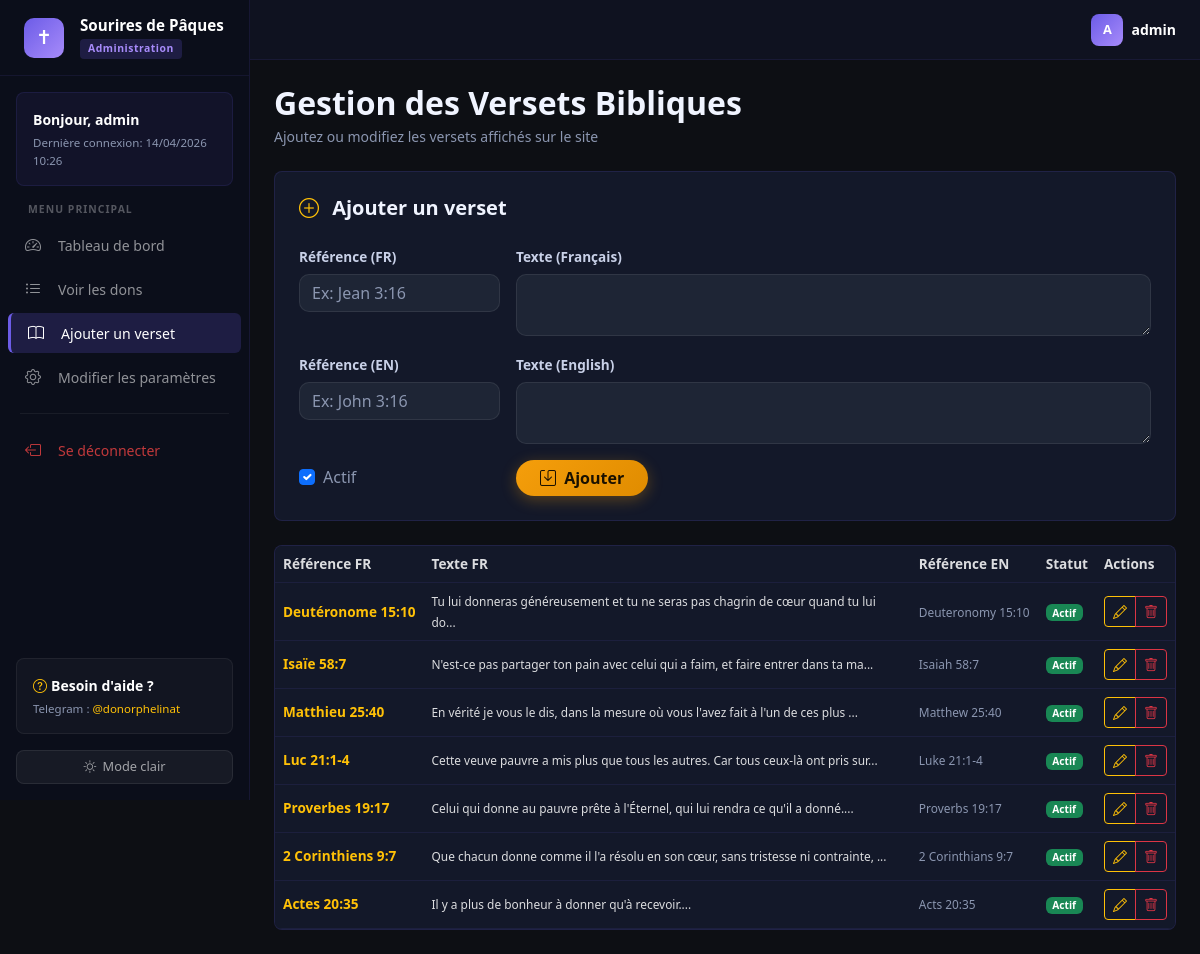
The app's page /administration/adminpanel.php?page=versets (signed in) with its own data.
### tables this page shows
CREATE TABLE versets (
    id INTEGER PRIMARY KEY AUTOINCREMENT,
    reference_fr TEXT NOT NULL,
    texte_fr TEXT NOT NULL,
    reference_en TEXT NOT NULL,
    texte_en TEXT NOT NULL,
    actif INTEGER DEFAULT 1,
    created_at DATETIME DEFAULT (datetime('now'))
);

### controllers/AdminController.php (called while the page is built, shortened)
<?php
require_once __DIR__ . '/../models/Verset.php';
class AdminController {
    private Verset $versetModel;
    public function __construct() {
        $this->versetModel    = new Verset();
    }
    public function versets(): void {
        $adminBase = defined('ADMIN_BASE_URL') ? ADMIN_BASE_URL : 'adminpanel.php';
        $versets = $this->versetModel->tous();
        $edition = isset($_GET['edit']) ? $this->versetModel->trouverParId((int)$_GET['edit']) : null;
        require __DIR__ . '/../views/admin/versets.php';
    }
}

### config/database.php (called while the page is built, shortened)
<?php
class Database {
    private static $instance = null;
    private $pdo;
    private function __construct() {
        try {
            if (DB_TYPE === 'mysql') {
                $dsn = "mysql:host=" . DB_HOST . ";dbname=" . DB_NAME . ";charset=utf8mb4";
                $this->pdo = new PDO($dsn, DB_USER, DB_PASS, [
                    PDO::ATTR_ERRMODE            => PDO::ERRMODE_EXCEPTION,
                    PDO::ATTR_DEFAULT_FETCH_MODE => PDO::FETCH_ASSOC,
                    PDO::MYSQL_ATTR_INIT_COMMAND => "SET NAMES utf8mb4 COLLATE utf8mb4_unicode_ci",
                ]);
            } else {
                $this->pdo = new PDO('sqlite:' . DB_SQLITE_PATH, null, null, [
                    PDO::ATTR_ERRMODE            => PDO::ERRMODE_EXCEPTION,
                    PDO::ATTR_DEFAULT_FETCH_MODE => PDO::FETCH_ASSOC,
                ]);
                $this->pdo->exec("PRAGMA foreign_keys = ON");
                $this->pdo->exec("PRAGMA journal_mode = WAL");
            }
        } catch (PDOException $e) {
            die('<h3 style="font-family:sans-serif;color:#c00;padding:2rem;">
                Erreur de connexion à la base de données.<br>
                <small>Vérifiez les paramètres dans config/database.php</small>
            </h3>');
        }
    }
    public static function getInstance(): self {
        if (self::$instance === null) {
            self::$instance = new self();
        }
        return self::$instance;
    }
    public function getPDO(): PDO {
        return $this->pdo;
    }
}

### models/Verset.php (called while the page is built, shortened)
<?php
require_once __DIR__ . '/../config/database.php';
class Verset {
    private PDO $pdo;
    public function __construct() {
        $this->pdo = Database::getInstance()->getPDO();
    }
    public function tous(): array {
        return $this->pdo->query("SELECT * FROM versets ORDER BY id DESC")->fetchAll();
    }
}

### views/admin/versets.php (the view, shortened to what this page needs)
<?php
$adminBase = $adminBase ?? 'adminpanel.php';
?>
<!DOCTYPE html>
<html lang="fr" data-theme="dark">
<head>
    <link rel="stylesheet" href="https://cdn.jsdelivr.net/npm/bootstrap@5.3.2/dist/css/bootstrap.min.css">
    <link rel="stylesheet" href="https://cdn.jsdelivr.net/npm/bootstrap-icons@1.11.3/font/bootstrap-icons.min.css">
    <link rel="stylesheet" href="../assets/css/style.css">
</head>
<body>
<div class="admin-layout d-flex min-vh-100">
    <?php require __DIR__ . '/sidebar.php'; ?>
    <div class="d-flex flex-column flex-grow-1">
        <header class="admin-topbar d-flex align-items-center justify-content-end px-4">
            <div class="d-flex align-items-center gap-2">
                <div class="admin-avatar-sm"><?= strtoupper(substr($_SESSION['admin_username'] ?? 'A', 0, 1)) ?></div>
                <span class="text-white small fw-semibold"><?= htmlspecialchars($_SESSION['admin_username'] ?? 'Administrateur') ?></span>
            </div>
        </header>
        <main class="admin-main flex-grow-1 p-4">
            <div class="mb-4">
                <h2 class="fw-bold mb-1">Gestion des Versets Bibliques</h2>
                <p class="text-muted small mb-0">Ajoutez ou modifiez les versets affichés sur le site</p>
            </div>
            <div class="admin-chart-card p-4 rounded-3 mb-4">
                <h5 class="fw-bold mb-4">
                    <i class="bi bi-<?= $edition ? 'pencil' : 'plus-circle' ?> me-2 text-warning"></i>
                    <?= $edition ? 'Modifier le verset' : 'Ajouter un verset' ?>
                </h5>
                <form action="<?= $adminBase ?>?page=versets" method="POST">
                    <div class="row g-3">
                        <div class="col-md-3">
                            <label class="form-label">Référence (FR)</label>
                            <input type="text" name="reference_fr" class="form-control"
                                   placeholder="Ex: Jean 3:16"
                                   value="<?= htmlspecialchars($edition['reference_fr'] ?? '') ?>" required>
                        </div>
                        <div class="col-md-9">
                            <label class="form-label">Texte (Français)</label>
                            <textarea name="texte_fr" class="form-control" rows="2" required><?= htmlspecialchars($edition['texte_fr'] ?? '') ?></textarea>
                        </div>
                        <div class="col-md-3">
                            <label class="form-label">Référence (EN)</label>
                            <input type="text" name="reference_en" class="form-control"
                                   placeholder="Ex: John 3:16"
                                   value="<?= htmlspecialchars($edition['reference_en'] ?? '') ?>" required>
                        </div>
                        <div class="col-md-9">
                            <label class="form-label">Texte (English)</label>
                            <textarea name="texte_en" class="form-control" rows="2" required><?= htmlspecialchars($edition['texte_en'] ?? '') ?></textarea>
                        </div>
                        <div class="col-md-3 d-flex align-items-center">
                            <div class="form-check">
                                <input class="form-check-input" type="checkbox" name="actif" id="actif"
                                       <?= (!$edition || $edition['actif']) ? 'checked' : '' ?>>
                                <label class="form-check-label text-muted" for="actif">Actif</label>
                            </div>
                        </div>
                        <div class="col-md-9 d-flex gap-2 align-items-center">
                            <button type="submit" class="btn btn-donate px-4">
                                <i class="bi bi-save me-1"></i>
                                <?= $edition ? 'Enregistrer' : 'Ajouter' ?>
                            </button>
                        </div>
                    </div>
                </form>
            </div>
            <div class="admin-chart-card rounded-3 overflow-hidden">
                <div class="table-responsive">
                    <table class="table table-dark table-hover align-middle admin-table mb-0">
                        <thead>
                            <tr>
                                <th>Référence FR</th>
                                <th>Texte FR</th>
                                <th>Référence EN</th>
                                <th>Statut</th>
                                <th>Actions</th>
                            </tr>
                        </thead>
                        <tbody>
                        <?php foreach ($versets as $v): ?>
                        <tr class="<?= !$v['actif'] ? 'opacity-50' : '' ?>">
                            <td class="fw-semibold text-warning"><?= htmlspecialchars($v['reference_fr']) ?></td>
                            <td><small><?= htmlspecialchars(mb_substr($v['texte_fr'], 0, 80)) ?>...</small></td>
                            <td><small class="text-muted"><?= htmlspecialchars($v['reference_en']) ?></small></td>
                            <td>
                                <a href="<?= $adminBase ?>?page=versets&toggle=<?= $v['id'] ?>" class="badge text-decoration-none bg-<?= $v['actif'] ? 'success' : 'secondary' ?>">
                                    <?= $v['actif'] ? 'Actif' : 'Inactif' ?>
                                </a>
                            </td>
                            <td>
                                <div class="btn-group btn-group-sm">
                                    <a href="<?= $adminBase ?>?page=versets&edit=<?= $v['id'] ?>" class="btn btn-outline-warning">
                                        <i class="bi bi-pencil"></i>
                                    </a>
                                    <a href="<?= $adminBase ?>?page=versets&supprimer=<?= $v['id'] ?>"
                                       class="btn btn-outline-danger"
                                       onclick="return confirm('Supprimer ce verset ?')">
                                        <i class="bi bi-trash"></i>
                                    </a>
                                </div>
                            </td>
                        </tr>
                        <?php endforeach; ?>
                        </tbody>
                    </table>
                </div>
            </div>
        </main>
    </div>
</div>
</body>
</html>

### assets/css/style.css (style rules this page uses)
:root { --accent-gold: #f59e0b; --accent-purple: #a78bfa; --accent-pink: #f472b6; --accent-green: #34d399; --accent-blue: #38bdf8; --bg-body: #0d0f14; --bg-card: #161b25; --bg-card-2: #1e2535; --bg-nav: #0d0f14ee; --bg-input: #1e2535; --border-color: rgba(255, 255, 255, 0.08); --text-primary: #f0f4ff; --text-muted: #8b96b0; --text-readable: #c8d0e7; --shadow-color: rgba(0, 0, 0, 0.5); --admin-sidebar: #0b0e1a; --admin-purple: #6c5ce7; --admin-purple-2: #7d6ff0; --admin-topbar: #0f1220; --admin-card: #131829; --admin-card-2: #1a2035; --admin-border: rgba(108, 92, 231, 0.15); }
* { box-sizing: border-box; }
body { background-color: var(--bg-body); color: var(--text-primary); font-family: 'Segoe UI', system-ui, -apple-system, sans-serif; transition: background-color 0.3s ease, color 0.3s ease; min-height: 100vh; }
.text-muted { color: var(--text-muted) !important; }
.btn-donate { background: linear-gradient(135deg, var(--accent-gold), #e08c00); color: #1a1100 !important; font-weight: 700; border: none; border-radius: 50px; transition: transform 0.2s, box-shadow 0.2s; box-shadow: 0 4px 15px rgba(245, 158, 11, 0.3); }
.form-control, .form-select { background: var(--bg-input); border: 1px solid var(--border-color); color: var(--text-primary); border-radius: 10px; transition: border-color 0.2s, box-shadow 0.2s; }
.form-control::placeholder { color: var(--text-muted); }
.form-label { color: var(--text-readable); font-size: 0.85rem; font-weight: 600; margin-bottom: 0.4rem; }
.admin-layout { min-height: 100vh; }
.admin-topbar { background: var(--admin-topbar); border-bottom: 1px solid rgba(108, 92, 231, 0.1); height: 60px; flex-shrink: 0; }
.admin-avatar-sm { width: 32px; height: 32px; background: linear-gradient(135deg, var(--admin-purple), #a78bfa); border-radius: 8px; display: flex; align-items: center; justify-content: center; color: white; font-size: 0.8rem; font-weight: 700; }
.admin-main { background: var(--bg-body); overflow-y: auto; min-height: calc(100vh - 60px); }
.admin-chart-card { background: var(--admin-card); border: 1px solid var(--admin-border); }
.admin-table { --bs-table-bg: var(--admin-card); --bs-table-hover-bg: var(--admin-card-2); --bs-table-color: rgba(255,255,255,0.85); font-size: 0.85rem; border-color: rgba(108,92,231,0.1); }

### records on screen
versets: reference_fr "Deutéronome 15:10", texte_fr "Tu lui donneras généreusement et tu ne seras pas chagrin de cœur quand tu lui do", reference_en "Deuteronomy 15:10", actif "Actif"
versets: reference_fr "Isaïe 58:7", texte_fr "N'est-ce pas partager ton pain avec celui qui a faim, et faire entrer dans ta ma", reference_en "Isaiah 58:7", actif "Actif"
versets: reference_fr "Matthieu 25:40", texte_fr "En vérité je vous le dis, dans la mesure où vous l'avez fait à l'un de ces plus", reference_en "Matthew 25:40", actif "Actif"
versets: reference_fr "Luc 21:1-4", texte_fr "Cette veuve pauvre a mis plus que tous les autres. Car tous ceux-là ont pris sur", reference_en "Luke 21:1-4", actif "Actif"
versets: reference_fr "Proverbes 19:17", texte_fr "Celui qui donne au pauvre prête à l'Éternel, qui lui rendra ce qu'il a donné.", reference_en "Proverbs 19:17", actif "Actif"
versets: reference_fr "2 Corinthiens 9:7", texte_fr "Que chacun donne comme il l'a résolu en son cœur, sans tristesse ni contrainte,", reference_en "2 Corinthians 9:7", actif "Actif"
versets: reference_fr "Actes 20:35", texte_fr "Il y a plus de bonheur à donner qu'à recevoir.", reference_en "Acts 20:35", actif "Actif"

### other values on screen
$adminUser "admin"
$item['label'] "Tableau de bord"
$item['label'] "Voir les dons"
$item['label'] "Ajouter un verset"
$item['label'] "Modifier les paramètres"
substr($_SESSION['admin_username'] ?? 'A', 0, 1) "A"
$_SESSION['admin_username'] "admin"
